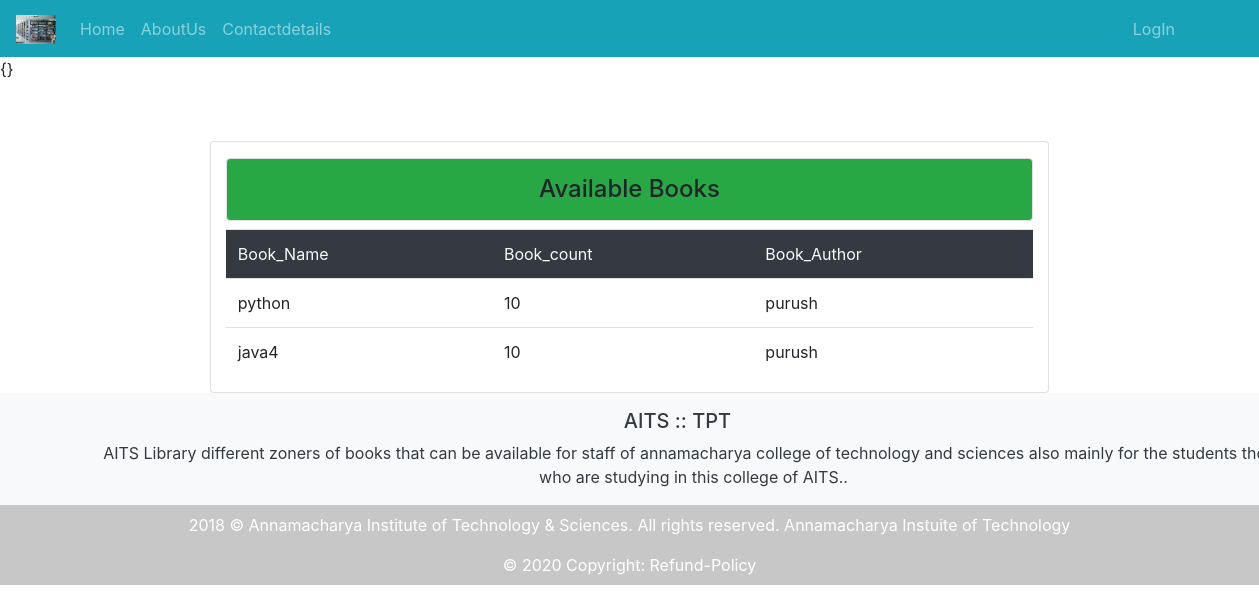
Page /bas/ on the earlier database version.
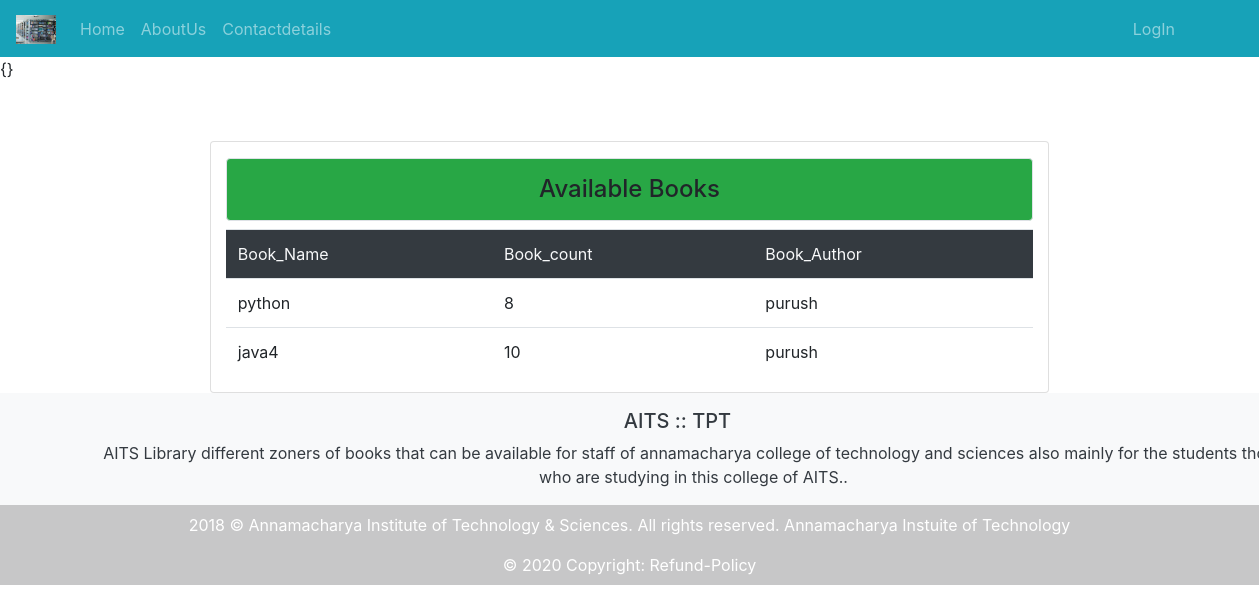
Same page on the later database version.
### NoteApp/models.py (models this page shows)
class Books_Avail(models.Model):
	Book_name=models.CharField(max_length=120, unique=True)
	Book_author=models.CharField(max_length=120,default="")
	Book_count=models.IntegerField(default=0)
	Book_Updatedcount=models.IntegerField(default=0)

### NoteApp/views.py (the view)
# urls.py: path('bas/',views.studentbooks_avail,name='studentbooks_avail'),
def studentbooks_avail(rq):
	e2=Books_Avail.objects.all()
	return render(rq,'html/studentbook_avail.html',{'t':e2})

### NoteApp/templates/html/studentbook_avail.html (shortened to what this page needs)
{% extends 'html/base.html' %}
{% block content %}
<div class=" mx-auto card col-md-8 container-fluid" style="margin-top:60px"><h4 class="p-3 bg-success text-center mt-3 border rounded ">Available Books</h4>
			<table class="table">
				<tr class="bg-dark text-light">
					<td>Book_Name</td>
					<td>Book_count</td>
					<td>Book_Author</td>
				</tr>
					{% for i in t %}
				<tr>
				<td>{{i.Book_name}}</td>
				<td>{{i.Book_count}}</td>
				<td>{{i.Book_author}}</td>
				</tr>
				{% endfor %}
			</table>
		</div>
{% endblock %}

Differences in the rows shown:
changed Books_Avail "python": Book_count "10" → "8"
